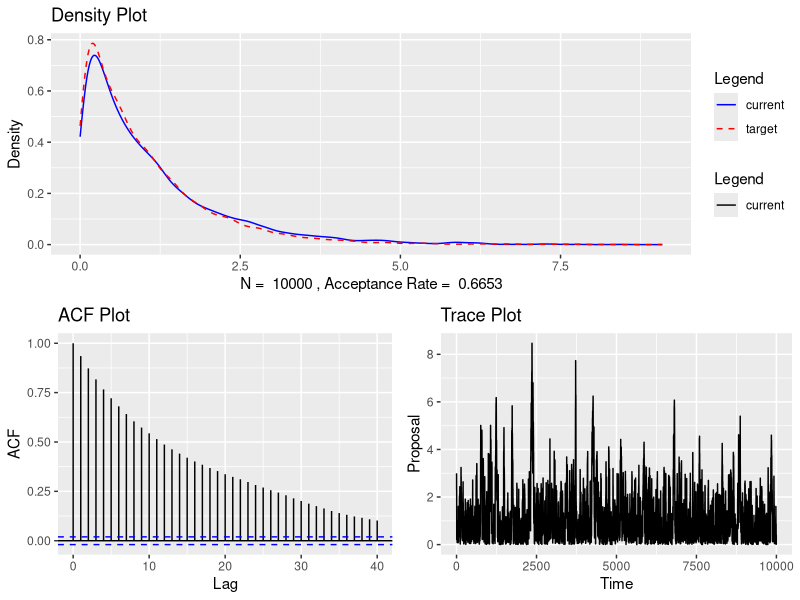

This figure's R source:
library(ggplot2)
library(ggpubr)

# Target distribution (exponential)
target <- function(x) {
  return (dexp(x))
}

N <- 10000  # Number of draws
x <- rep(0, N)
acceptance <- rep(0, N)
x[1] <- 3  # Initial value
acceptance[1] = 1;
for(i in 2:N){
  current_x <- x[i-1]
  proposed_x <- current_x + rnorm(1, 0, .6)  # Proposed value
  A <- min(1, target(proposed_x)/target(current_x))  # MH Acceptance rate
  if(runif(1) < A) {
    x[i] <- proposed_x
    acceptance[i] = 1;
  } else {
    x[i] <- current_x
  }
}
output <- data.frame(x, y = 1:N)
target <- data.frame(target = rexp(1e4))

# Plot 1 : Density plot
density.plot <- ggplot(data = output, mapping = aes(x = x, color = 'blue', linetype = 'current')) +
  geom_line(stat = 'density') +
  geom_line(data = target, mapping = aes(x = target, color = 'red', linetype = 'target'), stat = 'density', lty = 2) +
  scale_color_manual(name = 'Legend', values = c('blue' = 'blue', 'red' = 'red'), labels = c('current', 'target')) +
  scale_linetype_manual(name = 'Legend', values = c('current' = 1, 'target' = 2)) +
  ylab('Density') + xlab(paste("N = ", N, ", Acceptance Rate = ", mean(acceptance))) +
  labs(title = "Density Plot")

# Plot 2 : ACF Plot
p <- acf(x, plot = FALSE)
baseACF <- with(p, data.frame(lag, acf))
conf.level <- 0.95
ciline <- qnorm((1 - conf.level)/2)/sqrt(length(x))
acf.plot <- ggplot(data = baseACF, mapping = aes(lag, acf)) +
  geom_hline(yintercept = 0) +
  geom_segment(mapping = aes(xend = lag, yend = 0)) +
  geom_hline(yintercept = ciline, color = "blue", lty = 2) +
  geom_hline(yintercept = -ciline, color = "blue", lty = 2) +
  xlab("Lag") + ylab("ACF") +
  labs(title = "ACF Plot")

# Plot 3 : Trace Plot
ts.plot <- ggplot(data = output, mapping = aes(y, x)) +
  geom_line() +
  xlab("Time") + ylab("Proposal") +
  labs(title = "Trace Plot")


ggarrange(density.plot,
          ggarrange(acf.plot, ts.plot, ncol = 2),
          nrow = 2)





